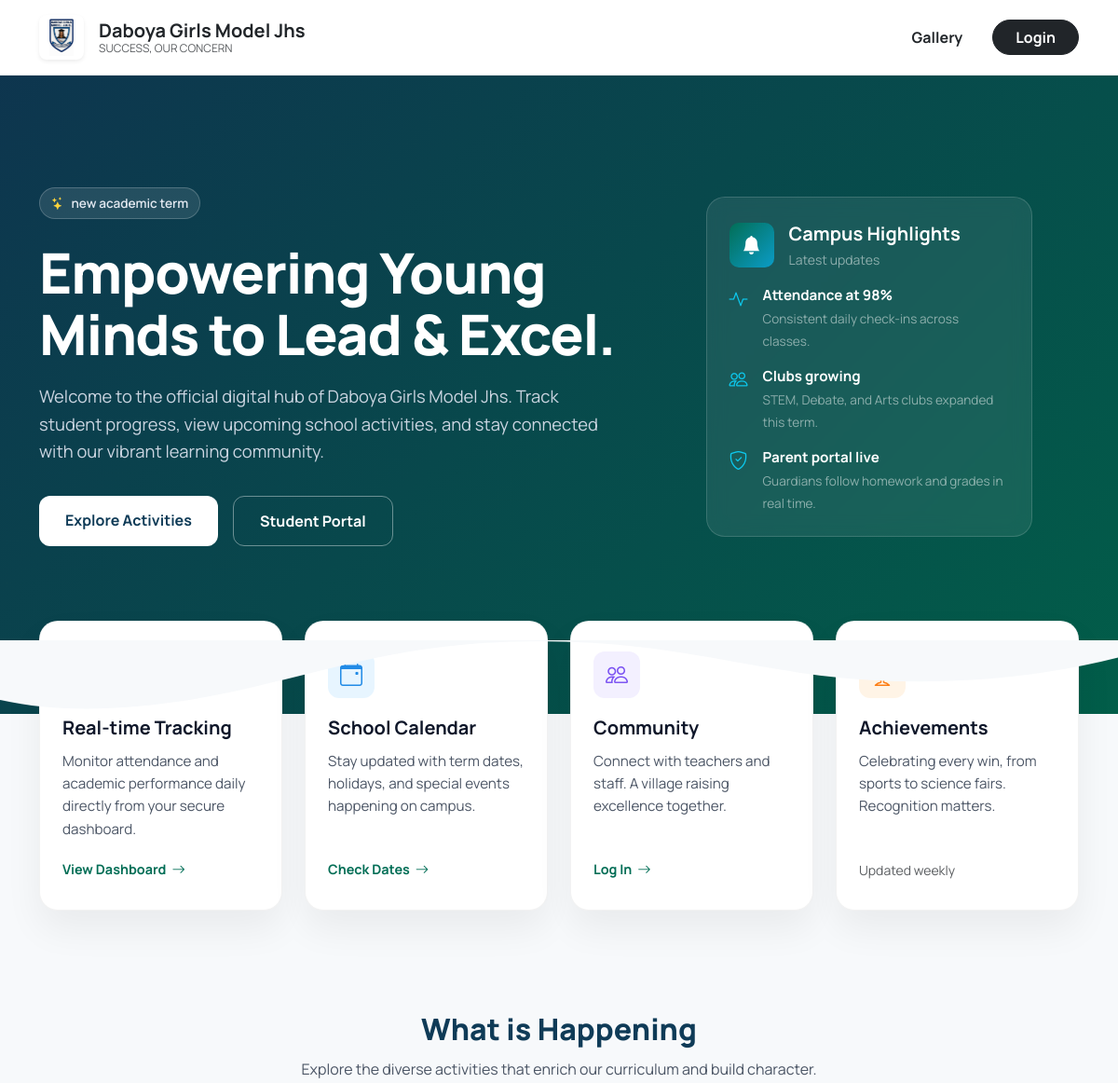
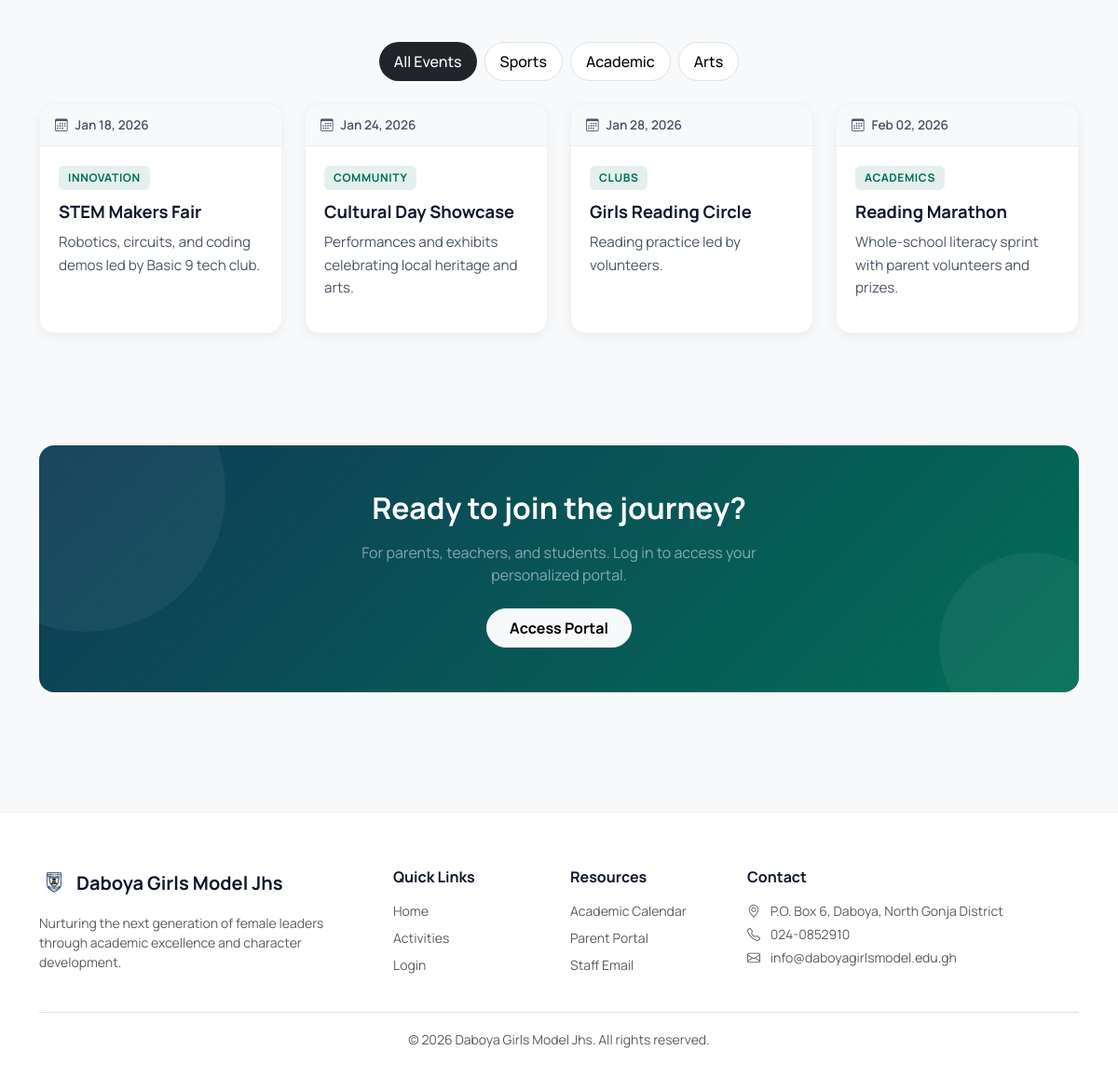
/home/, run on the app's committed database (2 pictures, top to bottom).
### academics/models.py (models this page shows, shortened)
class SchoolInfo(models.Model):
    name = models.CharField(max_length=200, default="Daboya Girls Model JHS")
    address = models.TextField(default="P.O. Box 6, Daboya, North Gonja District")
    phone = models.CharField(max_length=50, default="024-0852910")
    email = models.EmailField(default="info@daboyagirlsmodel.edu.gh")
    motto = models.CharField(max_length=200, default="Success, Our Concern")
    logo = models.ImageField(upload_to='school_logo/', null=True, blank=True)
    class Meta:
        verbose_name_plural = "School Information"

class Activity(models.Model):
    title = models.CharField(max_length=120)
    summary = models.TextField(blank=True)
    date = models.DateField()
    tag = models.CharField(max_length=50, blank=True)
    is_active = models.BooleanField(default=True)
    created_by = models.ForeignKey(User, on_delete=models.SET_NULL, null=True, blank=True, related_name='created_activities')
    assigned_staff = models.ManyToManyField(User, blank=True, related_name='assigned_activities')
    created_at = models.DateTimeField(auto_now_add=True)
    updated_at = models.DateTimeField(auto_now=True)
    class Meta:
        ordering = ['date', '-created_at']

### accounts/views.py (the view, shortened to what this page needs)
# urls.py: path('home/', account_views.homepage, name='home'),
def homepage(request):
    activities_qs = Activity.objects.filter(is_active=True).order_by('date')[:12]
    activities = [
        {
            'title': a.title,
            'date': a.date,
            'summary': a.summary,
            'tag': a.tag,
        }
        for a in activities_qs
    ]
    highlights = [
        {
            'title': 'Attendance at 98%',
            'detail': 'Consistent daily check-ins across classes.',
            'icon': 'bi-activity'
        },
        {
            'title': 'Clubs growing',
            'detail': 'STEM, Debate, and Arts clubs expanded this term.',
            'icon': 'bi-people'
        },
        {
            'title': 'Parent portal live',
            'detail': 'Guardians follow homework and grades in real time.',
            'icon': 'bi-shield-check'
        },
    ]
    hero_images = GalleryImage.objects.all().order_by('-created_at')[:3]
    return render(request, 'home.html', {
        'activities': activities,
        'highlights': highlights,
        'hero_images': hero_images,
    })

### templates/home.html (shortened to what this page needs)
{% extends 'base.html' %}
{% load static %}
{% block content %}
{% if not user.is_authenticated %}
<div class="top-nav px-3 py-3 position-relative z-3">
    <div class="container d-flex justify-content-between align-items-center">
        <div class="d-flex align-items-center gap-3">
            {% if school_logo %}
            <img src="{{ school_logo.url }}" alt="Logo" style="width: 48px; height: 48px; object-fit: contain;" class="rounded-3 shadow-sm bg-white p-1">
            {% else %}
            <div class="brand-logo">GM</div>
            {% endif %}
            <div style="line-height: 1.2;">
                <div class="fw-bold fs-5 text-body">{{ school_name|default:"Girls Model JHS" }}</div>
                <small class="text-muted d-block" style="font-size: 0.75rem;">{{ school_motto|default:"Excellence & Integrity" }}</small>
            </div>
        </div>
        <div class="d-flex gap-3 align-items-center">
            <a href="{% url 'academics:gallery' %}" class="btn btn-outline-dark rounded-pill px-3 fw-bold border-0 bg-opacity-50">Gallery</a>
            <a href="{% url 'login' %}" class="btn btn-dark rounded-pill px-4 fw-bold">Login</a>
        </div>
    </div>
</div>
{% endif %}
<div class="hero-wrapper text-center text-lg-start">
    <div class="hero-slideshow">
    </div>
    <div class="hero-overlay"></div>
    <div class="container position-relative z-2">
        <div class="row align-items-center">
            {% if user.is_authenticated and user.user_type == 'admin' %}
            <div class="col-lg-8 mx-auto text-center">
                <div class="hero-badge mx-auto">
                    <i class="bi bi-shield-lock-fill" style="color: #ffd43b;"></i> Administration Area
                </div>
                <h1 class="hero-title">Welcome back, {{ user.first_name|default:"Admin" }}</h1>
                <p class="hero-subtitle mx-auto">
                    Manage school operations, review academic reports, and oversee administrative tasks from your central command center.
                </p>
                <div class="d-flex flex-wrap gap-3 justify-content-center">
                    <a href="{% url 'dashboard' %}" class="btn-primary-custom text-decoration-none">
                       <i class="bi bi-speedometer2 me-2"></i> Dashboard
                    </a>
                    <a href="{% url 'students:student_list' %}" class="btn-outline-custom text-decoration-none">
                        <i class="bi bi-people me-2"></i> Students
                    </a>
                    <a href="{% url 'academics:manage_activities' %}" class="btn-outline-custom text-decoration-none">
                        <i class="bi bi-calendar-event me-2"></i> Activities
                    </a>
                </div>
            </div>
            {% else %}
            <div class="col-lg-7 mb-5 mb-lg-0">
                <div class="hero-badge">
                    <i class="bi bi-stars" style="color: #ffd43b;"></i> new academic term
                </div>
                <h1 class="hero-title">Empowering Young Minds to Lead & Excel.</h1>
                <p class="hero-subtitle">
                    Welcome to the official digital hub of {{ school_name }}. Track student progress, view upcoming school activities, and stay connected with our vibrant learning community.
                </p>
                <div class="d-flex flex-wrap gap-3 justify-content-center justify-content-lg-start">
                    <a href="#activities" class="btn-primary-custom text-decoration-none">
                       Explore Activities
                    </a>
                    <a href="{% url 'login' %}" class="btn-outline-custom text-decoration-none">
                        Student Portal
                    </a>
                </div>
            </div>
            <div class="col-lg-5 d-none d-lg-flex justify-content-center">
                <div class="highlight-box">
                    <div class="d-flex align-items-center gap-3 mb-3">
                        <div class="brand-logo" style="width: 48px; height: 48px; font-size: 1.25rem;">
                            <i class="bi bi-bell-fill"></i>
                        </div>
                        <div>
                            <div class="fw-bold fs-5">Campus Highlights</div>
                            <small class="text-white-50">Latest updates</small>
                        </div>
                    </div>
                    <div class="d-flex flex-column gap-3">
                        {% for item in highlights|slice:':3' %}
                        <div class="d-flex gap-3">
                            <i class="bi {{ item.icon }} text-info fs-5"></i>
                            <div>
                                <div class="fw-bold" style="font-size: 0.95rem;">{{ item.title }}</div>
                                <small class="text-white-50" style="font-size: 0.85rem; line-height: 1.4;">{{ item.detail }}</small>
                            </div>
                        </div>
                        {% endfor %}
                    </div>
                </div>
            </div>
            {% endif %}
        </div>
    </div>
    <div class="hero-wave">
    </div>
</div>
<div class="container features-overlap">
    <div class="feature-grid">
        {% if user.is_authenticated and user.user_type == 'admin' %}
        <div class="feature-card">
            <div class="feature-icon icon-teal"><i class="bi bi-people-fill"></i></div>
            <h4>Student Management</h4>
            <p>View student profiles, manage enrollment, and track academic records.</p>
            <a href="{% url 'students:student_list' %}" class="feature-link">Manage Students <i class="bi bi-arrow-right"></i></a>
        </div>
        <div class="feature-card">
            <div class="feature-icon icon-blue"><i class="bi bi-wallet2"></i></div>
            <h4>Finance Overview</h4>
            <p>Track fee payments, generate reports, and manage financial records.</p>
            <a href="{% url 'finance:dashboard' %}" class="feature-link">Go to Finance <i class="bi bi-arrow-right"></i></a>
        </div>
        <div class="feature-card">
            <div class="feature-icon icon-purple"><i class="bi bi-megaphone-fill"></i></div>
            <h4>Announcements</h4>
            <p>Post updates and important notices for students, staff, and parents.</p>
            <a href="{% url 'announcements:manage' %}" class="feature-link">Post Notice <i class="bi bi-arrow-right"></i></a>
        </div>
        <div class="feature-card">
            <div class="feature-icon icon-orange"><i class="bi bi-gear-fill"></i></div>
            <h4>System Settings</h4>
            <p>Configure academy years, classes, and general school information.</p>
            <a href="{% url 'academics:school_settings' %}" class="feature-link">Configure <i class="bi bi-arrow-right"></i></a>
        </div>
        {% else %}
        <div class="feature-card">
            <div class="feature-icon icon-teal"><i class="bi bi-clipboard-data"></i></div>
            <h4>Real-time Tracking</h4>
            <p>Monitor attendance and academic performance daily directly from your secure dashboard.</p>
            <a href="{% url 'login' %}" class="feature-link">View Dashboard <i class="bi bi-arrow-right"></i></a>
        </div>
        <div class="feature-card">
            <div class="feature-icon icon-blue"><i class="bi bi-calendar-event"></i></div>
            <h4>School Calendar</h4>
            <p>Stay updated with term dates, holidays, and special events happening on campus.</p>
            <a href="#activities" class="feature-link">Check Dates <i class="bi bi-arrow-right"></i></a>
        </div>
        <div class="feature-card">
            <div class="feature-icon icon-purple"><i class="bi bi-people"></i></div>
            <h4>Community</h4>
            <p>Connect with teachers and staff. A village raising excellence together.</p>
            <a href="{% url 'login' %}" class="feature-link">Log In <i class="bi bi-arrow-right"></i></a>
        </div>
        <div class="feature-card">
            <div class="feature-icon icon-orange"><i class="bi bi-trophy"></i></div>
            <h4>Achievements</h4>
            <p>Celebrating every win, from sports to science fairs. Recognition matters.</p>
            <span class="text-muted small">Updated weekly</span>
        </div>
        {% endif %}
    </div>
</div>
<div id="activities" class="container py-5">
    <div class="text-center mb-5">
        <h2 class="section-title">What is Happening</h2>
        <p class="section-subtitle mx-auto">Explore the diverse activities that enrich our curriculum and build character.</p>
    </div>
    <div class="d-flex justify-content-center gap-2 mb-4" id="homeEventsFilter">
        <button class="btn rounded-pill px-3 py-2 btn-dark fw-medium border-0 filter-btn" data-filter="all">All Events</button>
        <button class="btn rounded-pill px-3 py-2 btn-light bg-white fw-medium border filter-btn" data-filter="Sports">Sports</button>
        <button class="btn rounded-pill px-3 py-2 btn-light bg-white fw-medium border filter-btn" data-filter="Academic">Academic</button>
        <button class="btn rounded-pill px-3 py-2 btn-light bg-white fw-medium border filter-btn" data-filter="Arts">Arts</button>
    </div>
    <div class="row g-4" id="homeEventsGrid">
        {% for activity in activities %}
        <div class="col-md-6 col-lg-3 activity-item" data-tag="{{ activity.tag }}">
            <div class="activity-card h-100 d-flex flex-column">
                <div class="activity-date">
                    <i class="bi bi-calendar3"></i> {{ activity.date|date:"M d, Y" }}
                </div>
                <div class="activity-body d-flex flex-column flex-grow-1">
                    <div>
                        <span class="activity-tag">{{ activity.tag }}</span>
                        <h5 class="activity-title">{{ activity.title }}</h5>
                        <p class="activity-text">{{ activity.summary }}</p>
                    </div>
                </div>
            </div>
        </div>
        {% endfor %}
    </div>
</div>
{% if not user.is_authenticated %}
<div class="container py-5 my-4">
    <div class="p-5 rounded-4 text-white text-center" style="background: linear-gradient(135deg, var(--primary-dark), var(--primary-teal)); position: relative; overflow: hidden;">
        <div style="position: absolute; width: 300px; height: 300px; background: rgba(255,255,255,0.05); border-radius: 50%; top: -100px; left: -100px;"></div>
        <div style="position: absolute; width: 200px; height: 200px; background: rgba(255,255,255,0.05); border-radius: 50%; bottom: -50px; right: -50px;"></div>
        <div class="position-relative z-2">
            <h2 class="fw-bold mb-3">Ready to join the journey?</h2>
            <p class="mb-4 text-white-50 mx-auto" style="max-width: 500px;">For parents, teachers, and students. Log in to access your personalized portal.</p>
            <a href="{% url 'login' %}" class="btn btn-light fw-bold px-4 py-2 rounded-pill">Access Portal</a>
        </div>
    </div>
</div>
{% endif %}
<footer class="footer">
    <div class="container">
        <div class="row g-4 mb-4">
            <div class="col-lg-4">
                <div class="d-flex align-items-center gap-2 mb-3">
                    {% if school_logo %}
                    <img src="{{ school_logo.url }}" alt="Logo" style="width: 32px; height: 32px; object-fit: contain;" class="rounded bg-white p-1">
                    {% else %}
                    <div class="brand-logo text-white" style="width: 32px; height: 32px; font-size: 0.9rem;">GM</div>
                    {% endif %}
                    <span class="fw-bold fs-5">{{ school_name }}</span>
                </div>
                <p class="text-muted small">Nurturing the next generation of female leaders through academic excellence and character development.</p>
            </div>
            <div class="col-6 col-lg-2">
                <h6 class="fw-bold mb-3">Quick Links</h6>
                <ul class="list-unstyled d-flex flex-column gap-2 small">
                    <li><a href="{% url 'home' %}" class="text-decoration-none text-muted">Home</a></li>
                    <li><a href="#activities" class="text-decoration-none text-muted">Activities</a></li>
                    <li><a href="{% url 'login' %}" class="text-decoration-none text-muted">Login</a></li>
                </ul>
            </div>
            <div class="col-6 col-lg-2">
                <h6 class="fw-bold mb-3">Resources</h6>
                <ul class="list-unstyled d-flex flex-column gap-2 small">
                    <li><a href="{% url 'login' %}" class="text-decoration-none text-muted" title="Login to view">Academic Calendar</a></li>
                    <li><a href="{% url 'login' %}" class="text-decoration-none text-muted">Parent Portal</a></li>
                    <li><a href="mailto:{{ school_email }}" class="text-decoration-none text-muted">Staff Email</a></li>
                </ul>
            </div>
            <div class="col-lg-4">
                <h6 class="fw-bold mb-3">Contact</h6>
                <p class="small text-muted mb-1"><i class="bi bi-geo-alt me-2"></i> {{ school_address }}</p>
                <p class="small text-muted mb-1"><i class="bi bi-telephone me-2"></i> {{ school_phone }}</p>
                <p class="small text-muted"><i class="bi bi-envelope me-2"></i> {{ school_email }}</p>
            </div>
        </div>
        <div class="border-top pt-3 text-center">
            <small class="text-muted">&copy; {% now 'Y' %} {{ school_name }}. All rights reserved.</small>
        </div>
    </div>
</footer>
{% endblock %}

### data on the page
SchoolInfo: name "Daboya Girls Model Jhs", motto "SUCCESS, OUR CONCERN", address "P.O. Box 6, Daboya, North Gonja District", phone "024-0852910", email "info@daboyagirlsmodel.edu.gh"
Activity: date "Jan 18, 2026", tag "INNOVATION", title "STEM Makers Fair", summary "Robotics, circuits, and coding demos led by Basic 9 tech club."
Activity: date "Jan 24, 2026", tag "COMMUNITY", title "Cultural Day Showcase", summary "Performances and exhibits celebrating local heritage and arts."
Activity: date "Jan 28, 2026", tag "CLUBS", title "Girls Reading Circle", summary "Reading practice led by volunteers."
Activity: date "Feb 02, 2026", tag "ACADEMICS", title "Reading Marathon", summary "Whole-school literacy sprint with parent volunteers and prizes."

### other printed values
{{ item.title }} "Attendance at 98%" "Clubs growing" "Parent portal live"
{{ item.detail }} "Consistent daily check-ins across classes." "STEM, Debate, and Arts clubs expanded this term." "Guardians follow homework and grades in real time."
